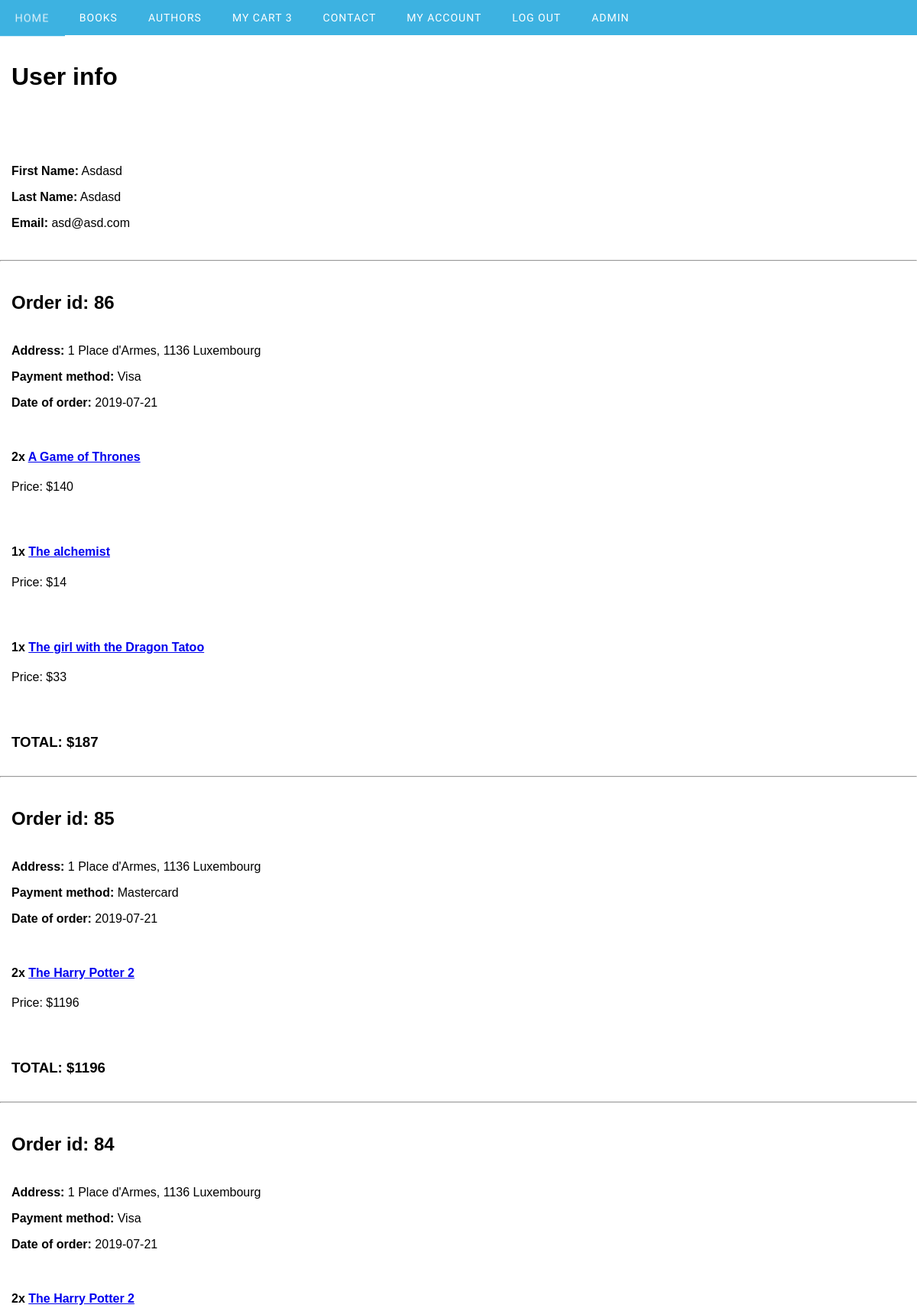
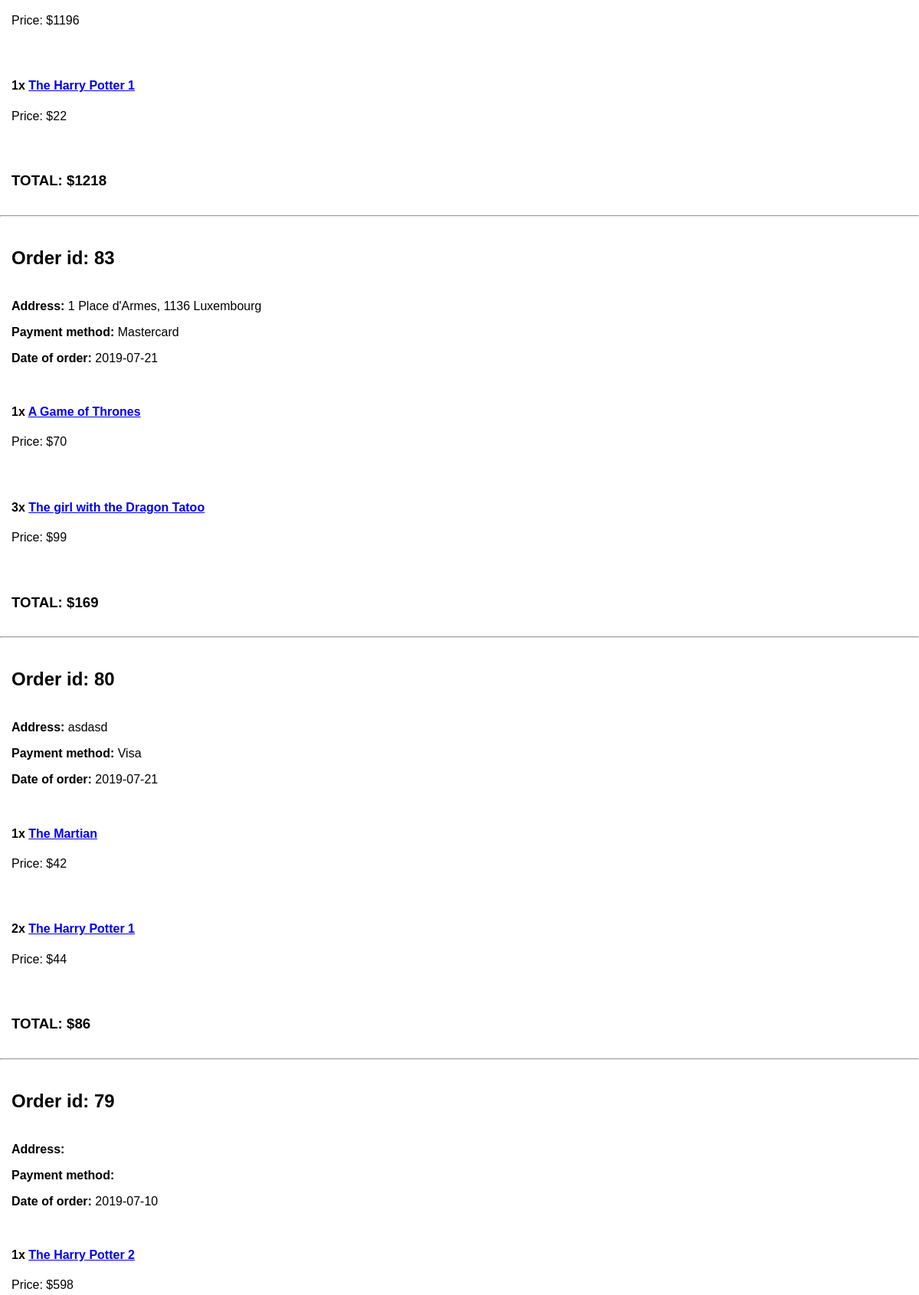
Page /my_account.php (signed in, upper part) on the committed database (2 pictures, top to bottom).
### tables this page shows
CREATE TABLE `users` (
  `user_id` int(11) NOT NULL,
  `first_name` varchar(50) NOT NULL,
  `last_name` varchar(50) NOT NULL,
  `email` varchar(50) NOT NULL,
  `password` varchar(255) NOT NULL,
  `isAdmin` int(11) NOT NULL DEFAULT 0
);

CREATE TABLE `order_content` (
  `order_content_id` int(11) NOT NULL,
  `item_id` int(11) NOT NULL,
  `order_id` int(11) NOT NULL,
  `quantity` int(3) DEFAULT 1
);

CREATE TABLE `orders` (
  `order_id` int(11) NOT NULL,
  `paid` int(1) NOT NULL DEFAULT 0,
  `user_id` int(3) NOT NULL,
  `date` date DEFAULT current_timestamp(),
  `address` varchar(255) DEFAULT NULL,
  `payment_method` varchar(30) DEFAULT NULL
);

CREATE TABLE `items` (
  `item_id` int(3) NOT NULL,
  `poster` varchar(255) NOT NULL,
  `title` varchar(50) NOT NULL,
  `release_date` date NOT NULL,
  `author_id` int(3) NOT NULL,
  `category` varchar(50) NOT NULL,
  `format` varchar(50) NOT NULL,
  `price` int(3) NOT NULL,
  `soldNum` int(10) NOT NULL,
  `isAvailable` int(11) NOT NULL DEFAULT 1
);

### my_account.php (the view, shortened to what this page needs)
<!DOCTYPE html>
<html lang=''>
<head>
  <link rel="stylesheet" href="styles.css">
</head>
<body>
    <?php
    require "navbar.php";
        echo "<h1>User info</h1>";
if (!empty($_SESSION['userId'])) {
   $user_session = $_SESSION['userId'];
    $conn = mysqli_connect(DB_SERVER, DB_USER, DB_PASSWORD,DB_NAME);
   $query = "SELECT * FROM users
   where user_id = $user_session ";
   $result = mysqli_query($conn, $query);
   while ($db_record = mysqli_fetch_assoc($result)) {
       echo '<article>';
       echo '<p><strong>First Name:</strong> ' . ucfirst($db_record['first_name']) . '</p>';
       echo '<p><strong>Last Name:</strong> ' . ucfirst($db_record['last_name']) . '</p>';
       echo '<p><strong>Email:</strong> ' . $db_record['email'] . '</p>';
       echo '</article>';
   }
   $query = "SELECT * FROM order_content oc
   INNER JOIN items i on oc.item_id = i.item_id
   INNER JOIN orders o on oc.order_id = o.order_id
   WHERE o.user_id = '$user_session' AND o.paid = 1 ORDER BY oc.order_id DESC";
   $result = mysqli_query($conn, $query);
   $num = 0;
   $total = 0;
   while($row = mysqli_fetch_assoc($result)) {
       if($num !== $row['order_id']) {
            if($total > 0) {
                echo "<h3> TOTAL: $" .  $total . "</h3>";
            }
           $total =  $row['price'] * $row['quantity'];
           echo "<hr>";
           echo "<h2>Order id: " . $row['order_id'] . "</h2>";
           echo "<p class='dateOrder'><strong> Address:</strong> " . $row['address'];
           echo "<p class='dateOrder'><strong> Payment method:</strong> " . $row['payment_method'];
           echo "<p class='dateOrder'><strong> Date of order:</strong> " . $row['date'];
           $num = $row['order_id'];
        } else {
            $total += $row['price']  * $row['quantity'];
        }
        if($row['quantity'] > 0) {
            echo "<article>";
            echo "<div>"; ?>
            <h4> <?php echo $row['quantity'] . "x" ?> <a href='product.php?itemId=<?php echo $row["item_id"]?>' > <?php echo $row['title'] ?></a></h4>
            <?php
            echo "<p> Price: $" . $row['price'] * $row['quantity'];
            echo "</div>";
            echo "</article>";
        }
}
}else{
   header('Location: login.php ') ;
}
?>
</body>
</html>

### my_account.php (style rules this page uses)
body h1 { margin-bottom: 50px; }
body h2 { margin: 40px 15px; }
.dateOrder { margin-left: 15px; }

### navbar.php (style rules this page uses)
h1 { margin-bottom: 50px; }
article, h1, h3, .presentation { padding: 15px; }
body, html { height: 100%; margin: 0; font-family: Arial, Helvetica, sans-serif; }

### rows in the picture
users: first_name "Asdasd", last_name "Asdasd", email "asd@asd.com"
order_content: order.order_id "86", order.address "1 Place d'Armes, 1136 Luxembourg", order.payment_method "Visa", order.date "2019-07-21", quantity "2", item.title "A Game of Thrones", $row['price'] * $row['quantity'] "140"
order_content: quantity "1", item.title "The alchemist", $row['price']*$row['quantity'] "14"
order_content: quantity "1", item.title "The girl with the Dragon Tatoo", $row['price']*$row['quantity'] "33"
order_content: total "187", order.order_id "85", order.address "1 Place d'Armes, 1136 Luxembourg", order.payment_method "Mastercard", order.date "2019-07-21", quantity "2", item.title "The Harry Potter 2", $row['price'] * $row['quantity'] "1196"
order_content: total "1196", order.order_id "84", order.address "1 Place d'Armes, 1136 Luxembourg", order.payment_method "Visa", order.date "2019-07-21", quantity "2", item.title "The Harry Potter 2", $row['price'] * $row['quantity'] "1196"
order_content: quantity "1", item.title "The Harry Potter 1", $row['price']*$row['quantity'] "22"
order_content: total "1218", order.order_id "83", order.address "1 Place d'Armes, 1136 Luxembourg", order.payment_method "Mastercard", order.date "2019-07-21", quantity "1", item.title "A Game of Thrones", $row['price']*$row['quantity'] "70"
order_content: quantity "3", item.title "The girl with the Dragon Tatoo", $row['price'] * $row['quantity'] "99"
order_content: total "169", order.order_id "80", order.address "asdasd", order.payment_method "Visa", order.date "2019-07-21"
order_content: quantity "1", item.title "The Martian", $row['price']*$row['quantity'] "42"
order_content: quantity "2", item.title "The Harry Potter 1", $row['price'] * $row['quantity'] "44"
order_content: total "86", order.order_id "79", order.date "2019-07-10", quantity "1", item.title "The Harry Potter 2", $row['price']*$row['quantity'] "598"

### other values in the picture
$row['cartNum'] "3"
